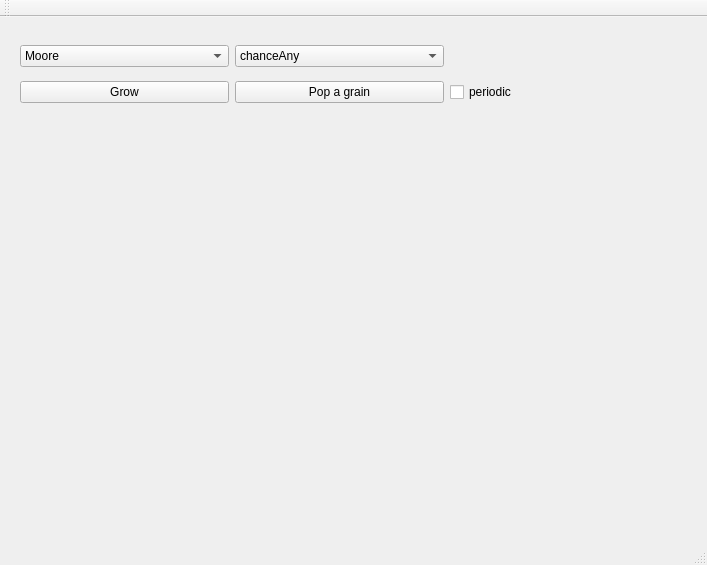
<?xml version="1.0" encoding="UTF-8"?>
<ui version="4.0">
 <class>MainWindow</class>
 <widget class="QMainWindow" name="MainWindow">
  <property name="geometry">
   <rect>
    <x>0</x>
    <y>0</y>
    <width>707</width>
    <height>565</height>
   </rect>
  </property>
  <property name="windowTitle">
   <string>MainWindow</string>
  </property>
  <widget class="QWidget" name="centralWidget">
   <widget class="QWidget" name="gridLayoutWidget">
    <property name="geometry">
     <rect>
      <x>9</x>
      <y>9</y>
      <width>661</width>
      <height>511</height>
     </rect>
    </property>
    <layout class="QGridLayout" name="gridLayout">
     <item row="1" column="0">
      <widget class="QPushButton" name="growButton">
       <property name="text">
        <string>Grow</string>
       </property>
      </widget>
     </item>
     <item row="1" column="1">
      <widget class="QPushButton" name="primitiveSetupButton">
       <property name="text">
        <string>Pop a grain</string>
       </property>
      </widget>
     </item>
     <item row="2" column="0" colspan="3">
      <widget class="gridwidget" name="gWidget" native="true">
       <property name="enabled">
        <bool>true</bool>
       </property>
       <property name="sizePolicy">
        <sizepolicy hsizetype="Preferred" vsizetype="Preferred">
         <horstretch>0</horstretch>
         <verstretch>4</verstretch>
        </sizepolicy>
       </property>
       <property name="minimumSize">
        <size>
         <width>400</width>
         <height>400</height>
        </size>
       </property>
       <property name="maximumSize">
        <size>
         <width>400</width>
         <height>400</height>
        </size>
       </property>
      </widget>
     </item>
     <item row="0" column="0">
      <widget class="QComboBox" name="neighborhoodBox">
       <item>
        <property name="text">
         <string>Moore</string>
        </property>
       </item>
       <item>
        <property name="text">
         <string>VonNeumann</string>
        </property>
       </item>
      </widget>
     </item>
     <item row="0" column="1">
      <widget class="QComboBox" name="rulesetBox">
       <property name="currentIndex">
        <number>8</number>
       </property>
       <item>
        <property name="text">
         <string>CA</string>
        </property>
       </item>
       <item>
        <property name="text">
         <string>Game of Life</string>
        </property>
       </item>
       <item>
        <property name="text">
         <string>Hex</string>
        </property>
       </item>
       <item>
        <property name="text">
         <string>Penta</string>
        </property>
       </item>
       <item>
        <property name="text">
         <string>Hepta</string>
        </property>
       </item>
       <item>
        <property name="text">
         <string>paraHex</string>
        </property>
       </item>
       <item>
        <property name="text">
         <string>paraPenta</string>
        </property>
       </item>
       <item>
        <property name="text">
         <string>rectangle</string>
        </property>
       </item>
       <item>
        <property name="text">
         <string>chanceAny</string>
        </property>
       </item>
       <item>
        <property name="text">
         <string>chanceVs</string>
        </property>
       </item>
       <item>
        <property name="text">
         <string>chanceDetailed</string>
        </property>
       </item>
      </widget>
     </item>
     <item row="1" column="2">
      <widget class="QCheckBox" name="periodicCheckBox">
       <property name="enabled">
        <bool>true</bool>
       </property>
       <property name="text">
        <string>periodic</string>
       </property>
      </widget>
     </item>
    </layout>
   </widget>
  </widget>
  <widget class="QMenuBar" name="menuBar">
   <property name="geometry">
    <rect>
     <x>0</x>
     <y>0</y>
     <width>707</width>
     <height>20</height>
    </rect>
   </property>
  </widget>
  <widget class="QToolBar" name="mainToolBar">
   <attribute name="toolBarArea">
    <enum>TopToolBarArea</enum>
   </attribute>
   <attribute name="toolBarBreak">
    <bool>false</bool>
   </attribute>
  </widget>
  <widget class="QStatusBar" name="statusBar"/>
 </widget>
 <layoutdefault spacing="6" margin="11"/>
 <customwidgets>
  <customwidget>
   <class>gridwidget</class>
   <extends>QWidget</extends>
   <header>gridwidget.h</header>
   <container>1</container>
  </customwidget>
 </customwidgets>
 <resources/>
 <connections/>
</ui>
